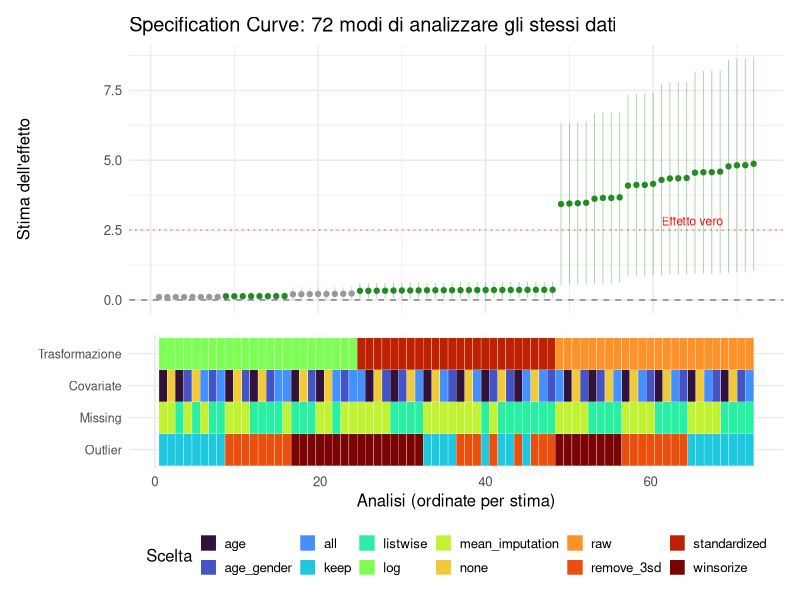
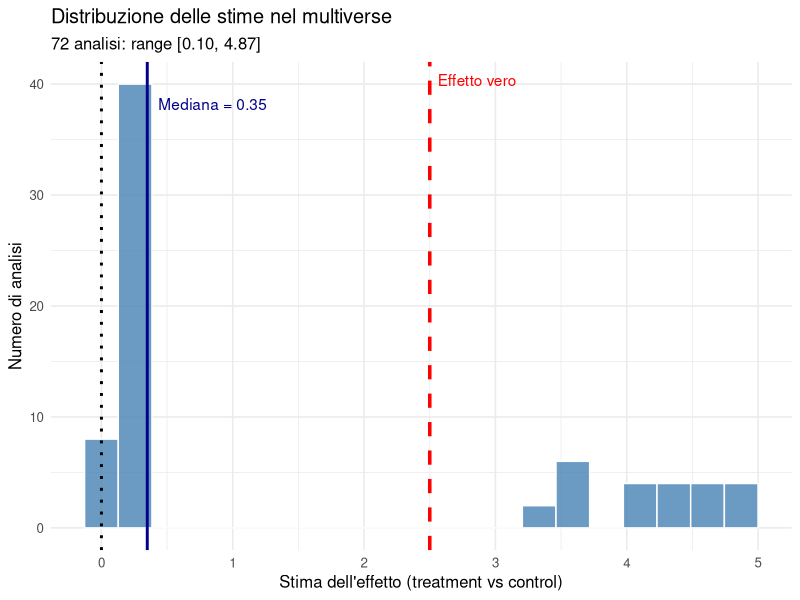
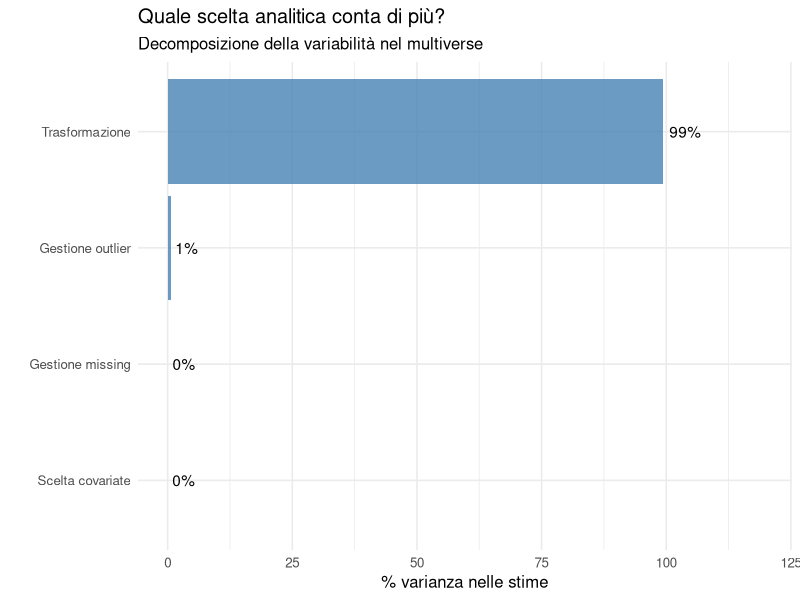
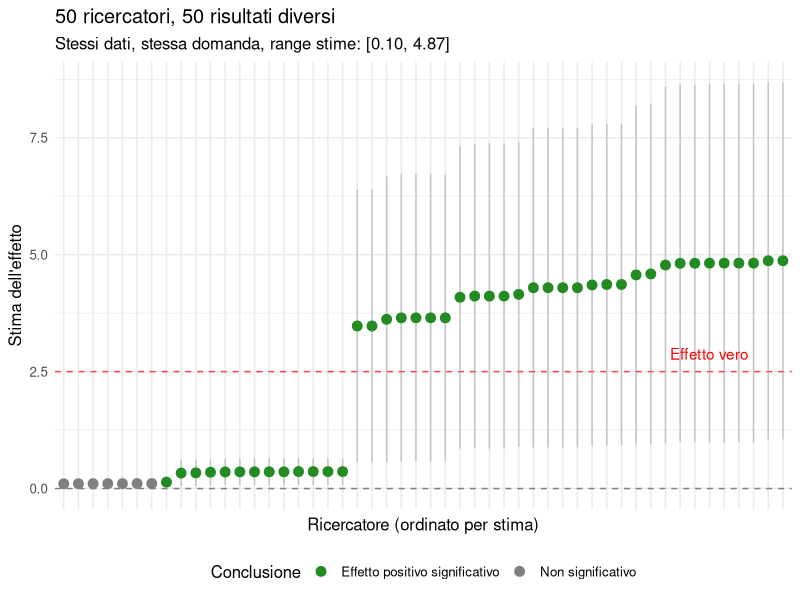

Reproduce these figures in R, in order.
## ---- chunk 1
#| message: false
#| warning: false

# Caricamento librerie
library(tidyverse)
library(patchwork)
library(broom)

# Tema grafico comune
theme_set(theme_minimal(base_size = 12))

# Seed per riproducibilità
set.seed(2025)
## ---- chunk 2
# Genera un dataset psicologico simulato
n <- 200

# Variabili demografiche
dataset <- tibble(
  id = 1:n,
  age = round(rnorm(n, 35, 12)),
  gender = sample(c("M", "F", "Other"), n, replace = TRUE, prob = c(0.48, 0.48, 0.04)),
  education = sample(c("High school", "Bachelor", "Master", "PhD"), n, 
                     replace = TRUE, prob = c(0.3, 0.4, 0.2, 0.1))
) |>
  mutate(
    # Condizione sperimentale
    condition = rep(c("control", "treatment"), each = n/2),
    
    # Effetto vero: d = 0.25 (piccolo)
    true_effect = ifelse(condition == "treatment", 0.25, 0),
    
    # Outcome con rumore
    outcome_raw = 50 + true_effect * 10 + 
                  0.1 * age +                    # Effetto età
                  rnorm(n, 0, 10),               # Errore
    
    # Aggiungi alcuni outlier (~5%)
    is_outlier = runif(n) < 0.05,
    outcome_raw = ifelse(is_outlier, outcome_raw + sample(c(-30, 30), n, replace = TRUE), outcome_raw),
    
    # Missing data (~8%)
    outcome = ifelse(runif(n) < 0.08, NA, outcome_raw)
  )
## ---- chunk 3
#| echo: false
# Statistiche descrittive
cat("═══════════════════════════════════════════════════════\n")
cat("           DATASET SIMULATO\n")
cat("═══════════════════════════════════════════════════════\n")
cat(sprintf("N totale: %d\n", n))
cat(sprintf("Missing: %d (%.1f%%)\n", sum(is.na(dataset$outcome)), 
            100 * mean(is.na(dataset$outcome))))
cat(sprintf("Outlier inseriti: %d (%.1f%%)\n", sum(dataset$is_outlier),
            100 * mean(dataset$is_outlier)))
cat(sprintf("Effetto vero: d = 0.25\n"))
cat("═══════════════════════════════════════════════════════\n")
## ---- chunk 4
# Definisci lo spazio delle scelte
analytical_choices <- list(
  # 1. Gestione outlier
  outlier_handling = c("keep", "remove_3sd", "winsorize"),
  
  # 2. Gestione missing
  missing_handling = c("listwise", "mean_imputation"),
  
  # 3. Covariate
  covariates = c("none", "age", "age_gender", "all"),
  
  # 4. Trasformazione outcome
  transformation = c("raw", "log", "standardized")
)

# Calcola il numero totale di combinazioni
n_analyses <- prod(sapply(analytical_choices, length))
cat(sprintf("Numero totale di analisi possibili: %d\n", n_analyses))
## ---- chunk 5
# Funzione per preparare i dati secondo le scelte
prepare_data <- function(data, outlier_method, missing_method, transform_method) {
  df <- data
  
 # 1. Gestione outlier (prima di altri preprocessing)
  if (outlier_method == "remove_3sd") {
    # Calcola su dati non-missing
    valid_outcomes <- df$outcome[!is.na(df$outcome)]
    m <- mean(valid_outcomes)
    s <- sd(valid_outcomes)
    df <- df |> 
      filter(is.na(outcome) | (outcome > m - 3*s & outcome < m + 3*s))
  } else if (outlier_method == "winsorize") {
    valid_outcomes <- df$outcome[!is.na(df$outcome)]
    lower <- quantile(valid_outcomes, 0.05)
    upper <- quantile(valid_outcomes, 0.95)
    df <- df |>
      mutate(outcome = pmax(pmin(outcome, upper), lower))
  }
  
  # 2. Gestione missing
  if (missing_method == "listwise") {
    df <- df |> filter(!is.na(outcome))
  } else if (missing_method == "mean_imputation") {
    m <- mean(df$outcome, na.rm = TRUE)
    df <- df |> mutate(outcome = ifelse(is.na(outcome), m, outcome))
  }
  
  # 3. Trasformazione
  if (transform_method == "log") {
    # Shift per evitare log di valori negativi
    min_val <- min(df$outcome)
    df <- df |> mutate(outcome = log(outcome - min_val + 1))
  } else if (transform_method == "standardized") {
    df <- df |> mutate(outcome = scale(outcome)[,1])
  }
  
  return(df)
}

# Funzione per eseguire l'analisi
run_analysis <- function(data, covariate_set) {
  formula <- switch(covariate_set,
    "none" = outcome ~ condition,
    "age" = outcome ~ condition + age,
    "age_gender" = outcome ~ condition + age + gender,
    "all" = outcome ~ condition + age + gender + education
  )
  
  model <- lm(formula, data = data)
  
  # Estrai coefficiente del treatment
  tidy_model <- tidy(model, conf.int = TRUE)
  treatment_row <- tidy_model |> filter(term == "conditiontreatment")
  
  if (nrow(treatment_row) == 0) return(NULL)
  
  tibble(
    estimate = treatment_row$estimate,
    std_error = treatment_row$std.error,
    p_value = treatment_row$p.value,
    conf_low = treatment_row$conf.low,
    conf_high = treatment_row$conf.high,
    n_used = nrow(data)
  )
}
## ---- chunk 6
# Genera tutte le combinazioni
multiverse <- expand_grid(
  outlier = analytical_choices$outlier_handling,
  missing = analytical_choices$missing_handling,
  covariates = analytical_choices$covariates,
  transformation = analytical_choices$transformation
)

# Esegui ogni analisi
multiverse_results <- multiverse |>
  rowwise() |>
  mutate(
    prepared_data = list(prepare_data(dataset, outlier, missing, transformation)),
    results = list(run_analysis(prepared_data, covariates))
  ) |>
  unnest(results) |>
  ungroup() |>
  mutate(
    analysis_id = row_number(),
    significant = p_value < 0.05,
    direction = ifelse(estimate > 0, "positive", "negative")
  )
## ---- chunk 7
#| echo: false
# Statistiche del multiverse
cat("═══════════════════════════════════════════════════════\n")
cat("           RISULTATI MULTIVERSE ANALYSIS\n")
cat("═══════════════════════════════════════════════════════\n")
cat(sprintf("Analisi completate: %d\n", nrow(multiverse_results)))
cat(sprintf("Range stime: [%.3f, %.3f]\n", 
            min(multiverse_results$estimate), max(multiverse_results$estimate)))
cat(sprintf("Significative (p < 0.05): %d (%.1f%%)\n",
            sum(multiverse_results$significant),
            100 * mean(multiverse_results$significant)))
cat(sprintf("Effetto positivo: %d (%.1f%%)\n",
            sum(multiverse_results$direction == "positive"),
            100 * mean(multiverse_results$direction == "positive")))
cat("═══════════════════════════════════════════════════════\n")
## ---- chunk 8
#| label: fig-specification-curve
#| fig-cap: "Specification curve: ogni punto rappresenta una delle 72 analisi possibili. La linea orizzontale indica l'effetto nullo. Il pannello inferiore mostra quali scelte sono state fatte per ogni analisi."
#| fig-height: 8

# Ordina per stima
multiverse_ordered <- multiverse_results |>
  arrange(estimate) |>
  mutate(rank = row_number())

# Panel superiore: stime con CI
p_estimates <- ggplot(multiverse_ordered, aes(x = rank, y = estimate)) +
  geom_hline(yintercept = 0, linetype = "dashed", color = "gray50") +
  geom_hline(yintercept = 2.5, linetype = "dotted", color = "red", alpha = 0.5) +
  geom_linerange(aes(ymin = conf_low, ymax = conf_high, color = significant), 
                 alpha = 0.4, linewidth = 0.3) +
  geom_point(aes(color = significant), size = 1.5) +
  scale_color_manual(values = c("TRUE" = "forestgreen", "FALSE" = "gray60")) +
  annotate("text", x = max(multiverse_ordered$rank) * 0.95, y = 2.5, 
           label = "Effetto vero", color = "red", hjust = 1, vjust = -0.5, size = 3) +
  labs(
    y = "Stima dell'effetto",
    title = "Specification Curve: 72 modi di analizzare gli stessi dati"
  ) +
  theme(
    axis.text.x = element_blank(),
    axis.ticks.x = element_blank(),
    axis.title.x = element_blank(),
    legend.position = "none"
  )

# Panel inferiore: scelte analitiche
choices_long <- multiverse_ordered |>
  select(rank, outlier, missing, covariates, transformation) |>
  pivot_longer(cols = -rank, names_to = "choice_type", values_to = "choice") |>
  mutate(
    choice_type = factor(choice_type, 
                        levels = c("outlier", "missing", "covariates", "transformation"),
                        labels = c("Outlier", "Missing", "Covariate", "Trasformazione"))
  )

p_choices <- ggplot(choices_long, aes(x = rank, y = choice_type, fill = choice)) +
  geom_tile(color = "white", linewidth = 0.1) +
  scale_fill_viridis_d(option = "turbo") +
  labs(x = "Analisi (ordinate per stima)", y = "", fill = "Scelta") +
  theme(
    legend.position = "bottom",
    legend.key.size = unit(0.4, "cm"),
    axis.text.y = element_text(size = 9)
  ) +
  guides(fill = guide_legend(nrow = 2))

# Combina
p_estimates / p_choices + plot_layout(heights = c(2, 1))
## ---- chunk 9
#| label: fig-estimate-distribution
#| fig-cap: "Distribuzione delle stime attraverso il multiverse. L'effetto vero (d = 0.25, cioè 2.5 punti sulla scala originale) cade all'interno della distribuzione."

ggplot(multiverse_results, aes(x = estimate)) +
  geom_histogram(bins = 20, fill = "steelblue", color = "white", alpha = 0.8) +
  geom_vline(xintercept = 2.5, color = "red", linetype = "dashed", linewidth = 1.2) +
  geom_vline(xintercept = 0, color = "black", linetype = "dotted", linewidth = 1) +
  geom_vline(xintercept = median(multiverse_results$estimate), 
             color = "darkblue", linewidth = 1) +
  annotate("text", x = 2.5, y = Inf, vjust = 2, hjust = -0.1,
           label = "Effetto vero", color = "red") +
  annotate("text", x = median(multiverse_results$estimate), y = Inf, vjust = 4, hjust = -0.1,
           label = sprintf("Mediana = %.2f", median(multiverse_results$estimate)), 
           color = "darkblue") +
  labs(
    x = "Stima dell'effetto (treatment vs control)",
    y = "Numero di analisi",
    title = "Distribuzione delle stime nel multiverse",
    subtitle = sprintf("72 analisi: range [%.2f, %.2f]", 
                      min(multiverse_results$estimate), 
                      max(multiverse_results$estimate))
  )
## ---- chunk 10
#| label: fig-choice-impact
#| fig-cap: "Impatto di ciascuna scelta analitica sulla variabilità delle stime. La gestione degli outlier e la trasformazione hanno l'impatto maggiore."

# Calcola la varianza spiegata da ogni scelta
variance_decomposition <- multiverse_results |>
  summarise(
    total_var = var(estimate),
    var_outlier = var(tapply(estimate, outlier, mean)),
    var_missing = var(tapply(estimate, missing, mean)),
    var_covariates = var(tapply(estimate, covariates, mean)),
    var_transformation = var(tapply(estimate, transformation, mean))
  ) |>
  pivot_longer(everything(), names_to = "source", values_to = "variance") |>
  filter(source != "total_var") |>
  mutate(
    source = str_remove(source, "var_"),
    source = factor(source, 
                   levels = c("outlier", "missing", "covariates", "transformation"),
                   labels = c("Gestione outlier", "Gestione missing", 
                             "Scelta covariate", "Trasformazione")),
    pct = variance / sum(variance) * 100
  )

ggplot(variance_decomposition, aes(x = reorder(source, pct), y = pct)) +
  geom_col(fill = "steelblue", alpha = 0.8) +
  geom_text(aes(label = sprintf("%.0f%%", pct)), hjust = -0.2) +
  coord_flip() +
  labs(
    x = "",
    y = "% varianza nelle stime",
    title = "Quale scelta analitica conta di più?",
    subtitle = "Decomposizione della variabilità nel multiverse"
  ) +
  scale_y_continuous(limits = c(0, max(variance_decomposition$pct) * 1.2))
## ---- chunk 11
# Tabella dettagliata per scelta
multiverse_results |>
  group_by(outlier) |>
  summarise(
    `Media stima` = sprintf("%.2f", mean(estimate)),
    `SD stima` = sprintf("%.2f", sd(estimate)),
    `% significativi` = sprintf("%.0f%%", 100 * mean(significant)),
    .groups = "drop"
  ) |>
  rename(`Gestione outlier` = outlier) |>
  knitr::kable(caption = "Effetto della gestione degli outlier")
## ---- chunk 12
#| label: fig-many-analysts
#| fig-cap: "Simulazione di 50 ricercatori indipendenti che analizzano gli stessi dati. Ogni ricercatore fa scelte ragionevoli ma diverse."

# Simula 50 ricercatori con scelte casuali (ma pesate verso opzioni comuni)
n_researchers <- 50

researcher_results <- tibble(researcher_id = 1:n_researchers) |>
  rowwise() |>
  mutate(
    # Ogni ricercatore fa le sue scelte (con probabilità realistiche)
    outlier = sample(c("keep", "remove_3sd", "winsorize"), 1, 
                    prob = c(0.3, 0.5, 0.2)),
    missing = sample(c("listwise", "mean_imputation"), 1, 
                    prob = c(0.7, 0.3)),
    covariates = sample(c("none", "age", "age_gender", "all"), 1,
                       prob = c(0.1, 0.3, 0.4, 0.2)),
    transformation = sample(c("raw", "log", "standardized"), 1,
                           prob = c(0.6, 0.1, 0.3)),
    
    # Esegui l'analisi
    prepared_data = list(prepare_data(dataset, outlier, missing, transformation)),
    results = list(run_analysis(prepared_data, covariates))
  ) |>
  unnest(results) |>
  ungroup() |>
  mutate(
    significant = p_value < 0.05,
    conclusion = case_when(
      p_value < 0.05 & estimate > 0 ~ "Effetto positivo significativo",
      p_value < 0.05 & estimate < 0 ~ "Effetto negativo significativo",
      TRUE ~ "Non significativo"
    )
  )

# Visualizzazione stile Gould et al.
ggplot(researcher_results, aes(x = reorder(researcher_id, estimate), y = estimate)) +
  geom_hline(yintercept = 0, linetype = "dashed", color = "gray50") +
  geom_hline(yintercept = 2.5, linetype = "dashed", color = "red", alpha = 0.7) +
  geom_linerange(aes(ymin = conf_low, ymax = conf_high), color = "gray60", alpha = 0.5) +
  geom_point(aes(color = conclusion), size = 3) +
  scale_color_manual(values = c(
    "Effetto positivo significativo" = "forestgreen",
    "Non significativo" = "gray50",
    "Effetto negativo significativo" = "coral"
  )) +
  annotate("text", x = n_researchers * 0.9, y = 2.5, label = "Effetto vero",
           color = "red", vjust = -1) +
  labs(
    x = "Ricercatore (ordinato per stima)",
    y = "Stima dell'effetto",
    color = "Conclusione",
    title = "50 ricercatori, 50 risultati diversi",
    subtitle = sprintf("Stessi dati, stessa domanda, range stime: [%.2f, %.2f]",
                      min(researcher_results$estimate), max(researcher_results$estimate))
  ) +
  theme(
    axis.text.x = element_blank(),
    axis.ticks.x = element_blank(),
    legend.position = "bottom"
  )

# Statistiche
conclusion_stats <- researcher_results |>
  count(conclusion) |>
  mutate(pct = n / sum(n) * 100)
## ---- chunk 13
#| echo: false
cat("\n═══════════════════════════════════════════════════════\n")
cat("    DISTRIBUZIONE DELLE CONCLUSIONI (50 ricercatori)\n")
cat("═══════════════════════════════════════════════════════\n")
for (i in 1:nrow(conclusion_stats)) {
  cat(sprintf("%s: %d (%.0f%%)\n", 
              conclusion_stats$conclusion[i],
              conclusion_stats$n[i],
              conclusion_stats$pct[i]))
}
cat("═══════════════════════════════════════════════════════\n")
## ---- chunk 14
# Confronto: con vs senza pre-registrazione
# Senza: ogni ricercatore può scegliere post-hoc
# Con: tutti usano lo stesso protocollo pre-registrato

preregistered_choices <- list(
  outlier = "remove_3sd",
  missing = "listwise",
  covariates = "age_gender",
  transformation = "raw"
)

# Risultato pre-registrato
preregistered_data <- prepare_data(dataset, 
                                   preregistered_choices$outlier,
                                   preregistered_choices$missing,
                                   preregistered_choices$transformation)
preregistered_result <- run_analysis(preregistered_data, preregistered_choices$covariates)
## ---- chunk 15
#| echo: false
cat("═══════════════════════════════════════════════════════\n")
cat("    EFFETTO DELLA PRE-REGISTRAZIONE\n")
cat("═══════════════════════════════════════════════════════\n")
cat("SENZA pre-registrazione (50 ricercatori):\n")
cat(sprintf("  Range stime: [%.2f, %.2f]\n", 
            min(researcher_results$estimate), max(researcher_results$estimate)))
cat(sprintf("  SD stime: %.2f\n", sd(researcher_results$estimate)))
cat(sprintf("  Conclusioni discordanti: %.0f%%\n",
            100 * (1 - max(table(researcher_results$conclusion)) / n_researchers)))
cat("\nCON pre-registrazione (protocollo fisso):\n")
cat(sprintf("  Stima unica: %.2f [%.2f, %.2f]\n",
            preregistered_result$estimate,
            preregistered_result$conf_low,
            preregistered_result$conf_high))
cat(sprintf("  p-value: %.3f\n", preregistered_result$p_value))
cat("═══════════════════════════════════════════════════════\n")
## ---- chunk 16
# Sommario del multiverse per la pubblicazione
multiverse_summary <- multiverse_results |>
  summarise(
    median_estimate = median(estimate),
    mad_estimate = mad(estimate),
    pct_significant = mean(significant) * 100,
    pct_positive = mean(estimate > 0) * 100,
    range_low = min(estimate),
    range_high = max(estimate)
  )
## ---- chunk 17
#| echo: false
cat("═══════════════════════════════════════════════════════\n")
cat("    SOMMARIO MULTIVERSE (da riportare nel paper)\n")
cat("═══════════════════════════════════════════════════════\n")
cat(sprintf("Stima mediana: %.2f (MAD = %.2f)\n", 
            multiverse_summary$median_estimate, multiverse_summary$mad_estimate))
cat(sprintf("Range delle stime: [%.2f, %.2f]\n",
            multiverse_summary$range_low, multiverse_summary$range_high))
cat(sprintf("Percentuale analisi significative: %.0f%%\n", 
            multiverse_summary$pct_significant))
cat(sprintf("Percentuale analisi con effetto positivo: %.0f%%\n",
            multiverse_summary$pct_positive))
cat("═══════════════════════════════════════════════════════\n")
## ---- chunk 18
# Funzione per diversi test
run_analysis_extended <- function(data, test_type) {
  control <- data |> filter(condition == "control") |> pull(outcome)
  treatment <- data |> filter(condition == "treatment") |> pull(outcome)
  
  if (test_type == "t_test") {
    test <- t.test(treatment, control)
    tibble(
      estimate = diff(test$estimate),
      p_value = test$p.value
    )
  } else if (test_type == "mann_whitney") {
    test <- wilcox.test(treatment, control, conf.int = TRUE)
    tibble(
      estimate = test$estimate,
      p_value = test$p.value
    )
  } else if (test_type == "robust_regression") {
    # Regressione con errori robusti (approssimazione)
    model <- lm(outcome ~ condition, data = data)
    coef_summary <- summary(model)$coefficients
    tibble(
      estimate = coef_summary[2, 1],
      p_value = coef_summary[2, 4]
    )
  }
}

# Espandi il multiverse
test_types <- c("t_test", "mann_whitney", "robust_regression")

extended_multiverse <- expand_grid(
  outlier = c("keep", "remove_3sd"),
  test_type = test_types
) |>
  rowwise() |>
  mutate(
    prepared_data = list(prepare_data(dataset, outlier, "listwise", "raw")),
    results = list(run_analysis_extended(prepared_data, test_type))
  ) |>
  unnest(results) |>
  ungroup()

extended_multiverse |>
  group_by(test_type) |>
  summarise(
    `Media stima` = sprintf("%.2f", mean(estimate)),
    `Range p` = sprintf("[%.3f, %.3f]", min(p_value), max(p_value)),
    .groups = "drop"
  ) |>
  knitr::kable(caption = "Impatto della scelta del test statistico")
## ---- chunk 19
# P-hacking: scegli l'analisi con p più basso
best_p <- multiverse_results |> 
  slice_min(p_value, n = 1)

cat("Risultato 'p-hacked' (miglior p-value):\n")
cat(sprintf("  Stima: %.2f (vs mediana multiverse: %.2f)\n",
            best_p$estimate, median(multiverse_results$estimate)))
cat(sprintf("  p-value: %.4f (vs mediana: %.3f)\n",
            best_p$p_value, median(multiverse_results$p_value)))

# Simula con effetto nullo
dataset_null <- dataset |>
  mutate(outcome = outcome - true_effect * 10)  # Rimuovi l'effetto vero

null_multiverse <- multiverse |>
  rowwise() |>
  mutate(
    prepared_data = list(prepare_data(dataset_null, outlier, missing, transformation)),
    results = list(run_analysis(prepared_data, covariates))
  ) |>
  unnest(results) |>
  ungroup()

# Tasso di "scoperta" con p-hacking sotto H0
best_p_null <- min(null_multiverse$p_value)
cat(sprintf("\nSotto H0 (effetto nullo):\n"))
cat(sprintf("  Miglior p-value trovato: %.4f\n", best_p_null))
cat(sprintf("  Falsa scoperta (p < 0.05): %s\n", 
            ifelse(best_p_null < 0.05, "SÌ", "NO")))

# Ripeti la simulazione 100 volte
false_discovery_rate <- mean(replicate(100, {
  null_data <- dataset |>
    mutate(
      outcome_raw = 50 + 0.1 * age + rnorm(n(), 0, 10),
      is_outlier = runif(n()) < 0.05,
      outcome_raw = ifelse(is_outlier, outcome_raw + sample(c(-30, 30), n(), replace = TRUE), outcome_raw),
      outcome = ifelse(runif(n()) < 0.08, NA, outcome_raw)
    )
  
  null_mv <- multiverse |>
    slice_sample(n = 20) |>  # Subset per velocità
    rowwise() |>
    mutate(
      prepared_data = list(prepare_data(null_data, outlier, missing, transformation)),
      results = list(tryCatch(run_analysis(prepared_data, covariates), error = function(e) NULL))
    ) |>
    filter(!is.null(results)) |>
    unnest(results) |>
    ungroup()
  
  if (nrow(null_mv) > 0) min(null_mv$p_value) < 0.05 else FALSE
}))

cat(sprintf("\nTasso di falsa scoperta con p-hacking: %.0f%%\n", false_discovery_rate * 100))
cat("(vs 5% atteso senza p-hacking)\n")
## ---- chunk 20
sessionInfo()
